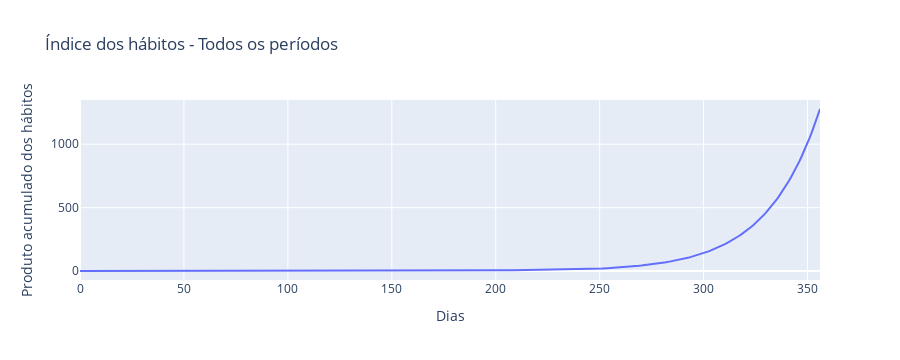

The notebook cell this image was saved under:
### Code cell
px.line(habitos, x=habitos.index, y=habitos['acumulado'],
        labels={'index':'Dias', 'acumulado':'Produto acumulado dos hábitos'}, 
        title='Índice dos hábitos - Todos os períodos')

### Figure 1 — Plotly figure (JSON) as saved in the notebook; plotly's stock layout.template omitted (floating-point values rounded to 4 significant figures; data arrays with more than 128 entries replaced by an {"elided": "..."} marker saying what was removed)
{"data": [{"hovertemplate": "Dias=%{x}<br>Produto acumulado dos hábitos=%{y}<extra></extra>", "legendgroup": "", "line": {"color": "#636efa", "dash": "solid"}, "marker": {"symbol": "circle"}, "mode": "lines", "name": "", "orientation": "v", "showlegend": false, "type": "scatter", "x": {"elided": "357 int values"}, "xaxis": "x", "y": {"elided": "357 float values"}, "yaxis": "y"}], "layout": {"height": 360, "legend": {"tracegroupgap": 0}, "title": {"text": "Índice dos hábitos - Todos os períodos"}, "xaxis": {"anchor": "y", "autorange": true, "domain": [0, 1], "range": [0, 356], "title": {"text": "Dias"}, "type": "linear"}, "yaxis": {"anchor": "x", "autorange": true, "domain": [0, 1], "range": [-69.96, 1348.0], "title": {"text": "Produto acumulado dos hábitos"}, "type": "linear"}}}
